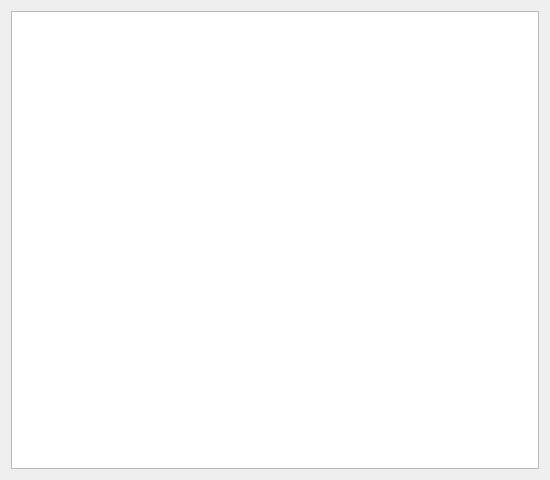
<?xml version="1.0" encoding="UTF-8"?>
<ui version="4.0">
 <class>LogDialog</class>
 <widget class="QDialog" name="LogDialog">
  <property name="geometry">
   <rect>
    <x>0</x>
    <y>0</y>
    <width>550</width>
    <height>480</height>
   </rect>
  </property>
  <property name="windowTitle">
   <string>Log</string>
  </property>
  <layout class="QVBoxLayout" name="verticalLayout">
   <item>
    <widget class="QPlainTextEdit" name="plainTextEdit">
     <property name="lineWrapMode">
      <enum>QPlainTextEdit::NoWrap</enum>
     </property>
     <property name="readOnly">
      <bool>true</bool>
     </property>
    </widget>
   </item>
  </layout>
 </widget>
 <resources/>
 <connections/>
</ui>
